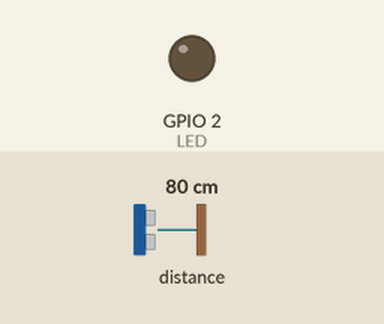
Recording of a sketch running on a simulated ESP32. On the bench: output pins drawn as LEDs (lit = HIGH). The inputs (shaded band) are chosen by the test bench; at power-on: distance to the obstacle 80 cm. What the sketch prints to the serial monitor is not drawn.

Above: at 0.3 s.
Timing chart, 0 to 1.8 s (numbered marks = the images above):
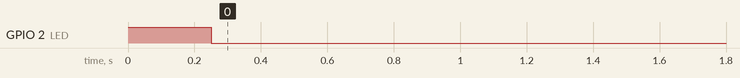

The sketch:

Lidar_example.ino
```cpp
/*  Wiring:
   3v3 on ESP32 goes to VCC on CMJU-531
   GND on ESP32 goes to GND on CMJU-531
   D21 (GPIO21, I2C SDA) on ESP32 goes to SDA on CMJU-531
   D22 (GPIO22, I2C SCL) on ESP32 goes to SCL on CMJU-531
*/

#include <Wire.h>
#include <SparkFun_VL53L1X.h> // https://github.com/sparkfun/SparkFun_VL53L1X_Arduino_Library/

SFEVL53L1X distanceSensor;
int budgetIndex = 4;
int budgetValue[7] = {15, 20, 33, 50, 100, 200, 500};
int LED = LED_BUILTIN;

void setup() {
  Serial.begin(115200);
  pinMode(LED, OUTPUT);

  digitalWrite(LED, HIGH);
  Wire.begin();
  delay(250);
  if (distanceSensor.begin() == 0)
    Serial.println("Sensor online!");
  distanceSensor.startRanging();
  distanceSensor.setIntermeasurementPeriod(budgetValue[3]);
  digitalWrite(LED, LOW);
}

void loop() {
  Serial.println(distanceSensor.getDistance());
}
```
